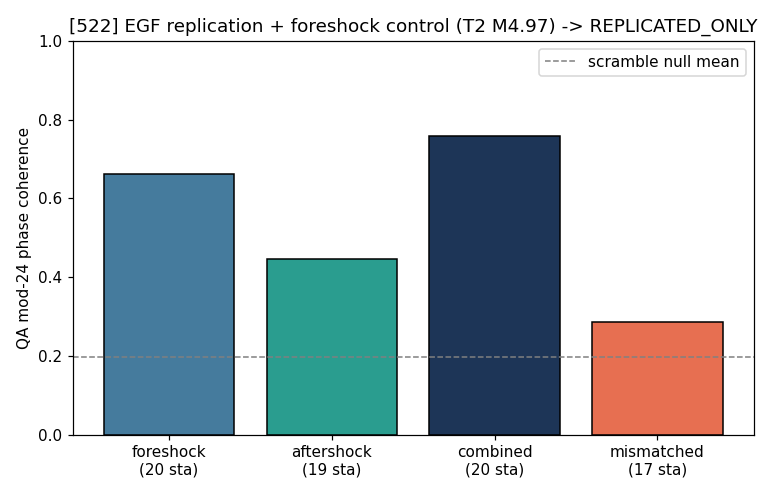

Generate this figure with Python:
#!/usr/bin/env python3
# QA_COMPLIANCE = "observer=stacked_cross_spectral_phase_to_QA mod24; qa_neg=conjugation=time reversal; coherence is observer readout (Theorem NT)"
# RT1_OBSERVER_FILE: seismic cross-spectral phases are observer-layer projections, not QA state.
"""
Cert [522] EGF specificity -- second target (replication) + FORESHOCK-vs-AFTERSHOCK
time-symmetry control.

Same stacked-EGF method as qa_seismic_egf_stack.py (per-event global phase removed,
cross-spectral phasors stacked over a co-located cluster, QA mod-24 phase coherence),
now on an INDEPENDENT source patch (data/seismic_egf_t2/). The co-located cluster is
split by origin time into FORESHOCKS (before T2) and AFTERSHOCKS (after T2), giving
three matched stacks -- fore, after, combined -- each vs the distant control + null.

Two pre-registered claims:
  (R) REPLICATION: on a second target, the combined co-located stack coheres
      (scramble-null p < 0.01) and >> the distant control -- the target-1 SUPPORTED
      result is not event-specific.
  (T) TIME-SYMMETRY (foreshock validity): the Green's function is time-invariant, so
      a FORESHOCK-only stack and an AFTERSHOCK-only stack BOTH cohere and BOTH exceed
      the distant control -- a co-located companion is a valid EGF regardless of
      whether it occurred before or after the target.

qa_neg (conjugation) = time reversal; mod-24 is the QA observer projection.
"""
from __future__ import annotations
import json
from pathlib import Path

import numpy as np
from obspy import read, UTCDateTime

DATA = Path("data/seismic_egf_t2")
M = 24
FS = 20.0
WIN_S = 50.0
BAND = (0.5, 2.0)
SNR_MIN = 2.0
KMIN = 3
N_NULL = 5000
RNG = np.random.default_rng(522)

PREREG = {
    "replication": "combined co-located stack: coherence beats scramble null (p<0.01) AND >> distant control",
    "time_symmetry": "foreshock-only AND aftershock-only stacks each beat null (p<0.01) and exceed the distant control",
    "matched_significant_p": 0.01,
    "band_hz": list(BAND), "win_s": WIN_S, "fs_hz": FS, "modulus": M, "kmin_events": KMIN,
    "snr_min": SNR_MIN, "n_null": N_NULL, "note": "second target; fore/after split by origin time; criteria fixed before run",
}


def qmod(n):
    return ((np.asarray(n, np.int64) - 1) % M) + 1


def prep(tr, origin):
    tr = tr.copy(); tr.detrend("demean"); tr.detrend("linear")
    tr.trim(origin, origin + WIN_S, pad=True, fill_value=0.0)
    tr.resample(FS); tr.detrend("demean"); tr.taper(0.05)
    tr.filter("bandpass", freqmin=BAND[0], freqmax=BAND[1], corners=4, zerophase=True)
    n = int(WIN_S * FS); d = tr.data.astype(float)[:n]
    return np.pad(d, (0, n - d.size)) if d.size < n else d


def snr(tr, origin):
    tr = tr.copy(); tr.detrend("demean"); tr.detrend("linear")
    tr.trim(origin - 8.0, origin + 42.0, pad=True, fill_value=0.0)
    tr.resample(FS); tr.taper(0.05)
    tr.filter("bandpass", freqmin=BAND[0], freqmax=BAND[1], corners=4, zerophase=True)
    d = tr.data.astype(float); ns = int(8.0 * FS)
    rn = np.sqrt(np.mean(d[:ns] * d[:ns])) + 1e-12
    return float(np.sqrt(np.mean(d[ns:] * d[ns:])) / rn)


def main():
    man = json.loads((DATA / "manifest.json").read_text())
    n = int(WIN_S * FS)
    freqs = np.fft.rfftfreq(n, 1.0 / FS)
    band = (freqs >= BAND[0]) & (freqs <= BAND[1])
    oT = UTCDateTime(man["T"]["origin_time"])

    def load(tag):
        st = read(str(DATA / f"{tag}.mseed"))
        return {f"{tr.stats.network}.{tr.stats.station}": tr for tr in st}

    Tst = load(man["T"]["tag"])
    T_spec, T_ok = {}, {}
    for c, tr in Tst.items():
        T_ok[c] = snr(tr, oT) >= SNR_MIN
        T_spec[c] = np.fft.rfft(prep(tr, oT))[band]

    def event_phasors(ev):
        st = load(ev["tag"]); o = UTCDateTime(ev["origin_time"])
        phi = {}
        for c, tr in st.items():
            if c not in T_spec or not T_ok.get(c) or snr(tr, o) < SNR_MIN:
                continue
            R = np.fft.rfft(prep(tr, o))[band]
            phi[c] = np.angle(np.sum(T_spec[c] * np.conj(R)))
        if len(phi) < 3:
            return {}
        gk = np.angle(np.sum([np.exp(1j * p) for p in phi.values()]))
        return {c: np.exp(1j * (p - gk)) for c, p in phi.items()}

    def stack(events):
        acc, cnt = {}, {}
        for ev in events:
            for c, r in event_phasors(ev).items():
                acc[c] = acc.get(c, 0j) + r
                cnt[c] = cnt.get(c, 0) + 1
        return acc, cnt

    def coherence(phi, N, quantize=True):
        if quantize:
            q = qmod(np.rint(phi * M / (2.0 * np.pi)).astype(np.int64))
            phi = 2.0 * np.pi * (q - 1) / M
        return float(np.abs(np.sum(np.exp(1j * phi))) / N)

    def evaluate(events, kmin):
        acc, cnt = stack(events)
        codes = sorted(c for c in acc if cnt.get(c, 0) >= kmin)
        Nn = len(codes)
        if Nn < 5:
            return {"n_stations": Nn, "coherence": None, "scramble_p": None, "insufficient": True}
        phi = np.array([np.angle(acc[c]) for c in codes])
        C = coherence(phi, Nn)
        null = np.array([coherence(RNG.uniform(-np.pi, np.pi, size=Nn), Nn) for _ in range(N_NULL)])
        p = float((np.sum(null >= C) + 1) / (N_NULL + 1))
        return {"n_stations": Nn, "coherence": C,
                "coherence_full": coherence(phi, Nn, False), "scramble_p": p,
                "null_mean": float(null.mean())}

    fore = [e for e in man["matched"] if UTCDateTime(e["origin_time"]) < oT]
    after = [e for e in man["matched"] if UTCDateTime(e["origin_time"]) > oT]
    print(f"T2 = M{man['T']['magnitude']} at ({man['T']['latitude']:.3f},{man['T']['longitude']:.3f}); "
          f"matched {len(man['matched'])} = {len(fore)} foreshocks + {len(after)} aftershocks; "
          f"distant control {len(man['mismatched'])} events")
    print(f"PRE-REGISTERED: {json.dumps(PREREG)}\n")

    res = {
        "combined": evaluate(man["matched"], KMIN),
        "foreshock": evaluate(fore, KMIN),
        "aftershock": evaluate(after, KMIN),
        "mismatched": evaluate(man["mismatched"], 1),
    }
    for name in ("combined", "foreshock", "aftershock", "mismatched"):
        r = res[name]
        if r.get("insufficient"):
            print(f"[{name:>10}] insufficient stations ({r['n_stations']})")
        else:
            print(f"[{name:>10}] C={r['coherence']:.3f} (full {r['coherence_full']:.3f})  "
                  f"null p={r['scramble_p']:.4f}  ({r['n_stations']} stations)")

    mis_C = res["mismatched"].get("coherence") or 1.0

    def ok(r):
        return (not r.get("insufficient")) and r["scramble_p"] < PREREG["matched_significant_p"] and r["coherence"] > mis_C

    replication = ok(res["combined"])
    time_symmetry = ok(res["foreshock"]) and ok(res["aftershock"])
    print(f"\nDECISION (pre-registered):")
    print(f"  (R) REPLICATION on second target (combined beats null & > control): {replication}")
    print(f"  (T) TIME-SYMMETRY (foreshock AND aftershock each beat null & > control): {time_symmetry}")
    verdict = ("SUPPORTED" if (replication and time_symmetry) else
               "REPLICATED_ONLY" if replication else
               "PARTIAL" if (ok(res["foreshock"]) or ok(res["aftershock"])) else "NOT_SUPPORTED")
    print(f"  -> {verdict}")

    out = Path("results/seismic"); out.mkdir(parents=True, exist_ok=True)
    (out / "qa_seismic_egf_foreshock_results.json").write_text(json.dumps({
        "target": man["T"], "n_foreshocks": len(fore), "n_aftershocks": len(after),
        "n_mismatched": len(man["mismatched"]), "pre_registration": PREREG,
        "results": res, "decision": {"replication": replication, "time_symmetry": time_symmetry,
                                      "verdict": verdict}}, indent=2))
    print("\nsaved -> results/seismic/qa_seismic_egf_foreshock_results.json")

    try:
        import matplotlib; matplotlib.use("Agg")
        import matplotlib.pyplot as plt
        names = ["foreshock", "aftershock", "combined", "mismatched"]
        vals = [res[k]["coherence"] or 0.0 for k in names]
        cols = ["#457b9d", "#2a9d8f", "#1d3557", "#e76f51"]
        fig, ax = plt.subplots(figsize=(7, 4.5))
        ax.bar([f"{k}\n({res[k]['n_stations']} sta)" for k in names], vals, color=cols, edgecolor="k")
        if not res["combined"].get("insufficient"):
            ax.axhline(res["combined"]["null_mean"], color="gray", ls="--", lw=1, label="scramble null mean")
        ax.set_ylabel("QA mod-24 phase coherence"); ax.set_ylim(0, 1)
        ax.set_title(f"[522] EGF replication + foreshock control (T2 M{man['T']['magnitude']}) -> {verdict}")
        ax.legend(); fig.tight_layout(); fig.savefig("qa_seismic_egf_foreshock.png", dpi=110)
        print("saved -> qa_seismic_egf_foreshock.png")
    except Exception as e:  # noqa: BLE001
        print(f"(figure skipped: {e})")


if __name__ == "__main__":
    main()
